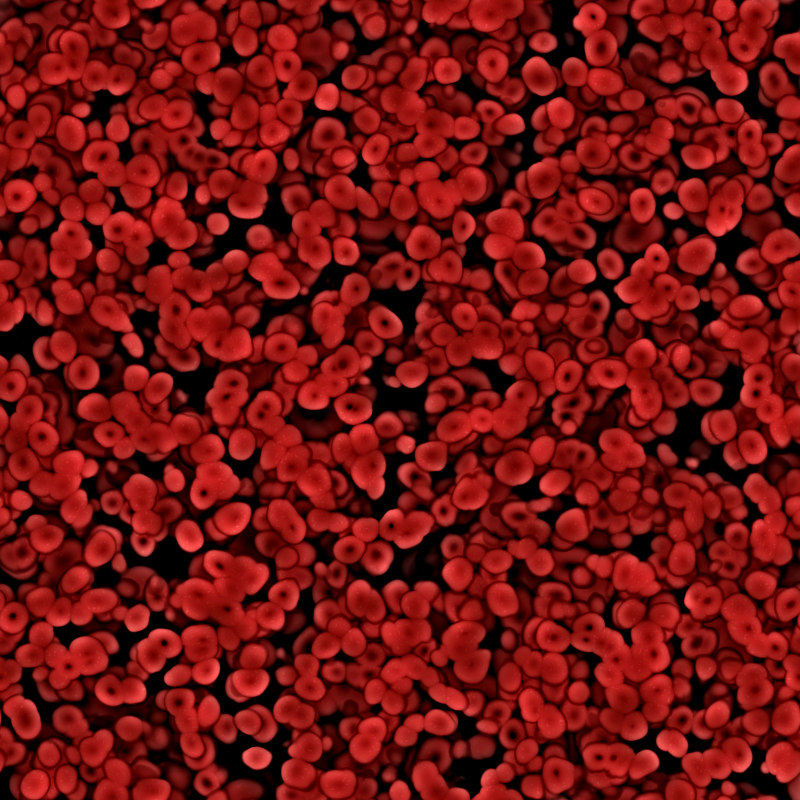
#> input picture Images/bloodcells-1.jpg, 4000 x 4000 px (shown at 1/5 size)
$ jupyter execute 'Reading images, splitting in OpenCV 6.ipynb'   (shell and % lines are left out)
#> lines starting #> are read from the running program, lines starting #| are printed output that depends on the picture
# Reading images, Splitting channels, Resizing using OpenCv

### OpenCv is used for many things, for example facial recognition, object detection, motion tracking, optical character recognition, etc.

### in open cv when we read color images , by default the convention is not RGB it is BGR

[cell 1]
# import some libraries
import numpy as np
import pandas as pd
import matplotlib.pyplot as plt

[cell 2]
# importing opencv library
import cv2

[cell 3]
# loading an image through opencv

img = cv2.imread("Images/bloodcells-1.jpg")
#> img is the input picture: shape (4000, 4000, 3); mean B, G, R 16.8, 18.8, 116.3

# printing shape of the image

print(img.shape)
#| (4000, 4000, 3)

[cell 4]
# now reading same image as gray
# here '0' is nothing but i am reading the 'RGB' image as gray level image.
img_as_gray = cv2.imread("Images/bloodcells-1.jpg", 0)
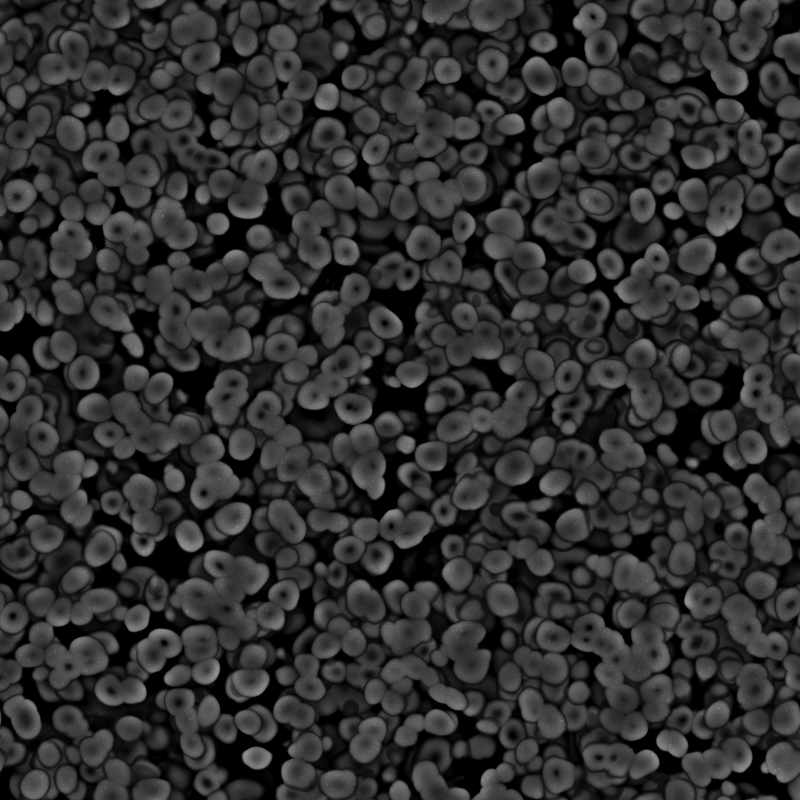
#> img_as_gray: shape (4000, 4000) (shown at 1/5 size); min 0, max 153, mean 47.7

# printing shape of the image

print(img_as_gray.shape)
#| (4000, 4000)

[cell 5]
# load 'rgby.jpg' in color format

img_rgby = cv2.imread("Images/RGBY1.jpg")
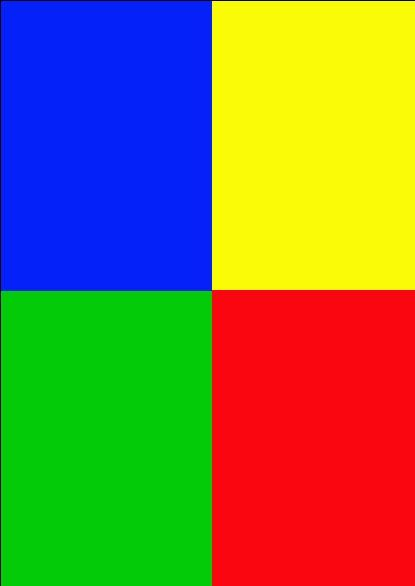
#> input picture Images/RGBY1.jpg, 415 x 586 px
#> img_rgby is the input picture: shape (586, 415, 3); mean B, G, R 70.6, 122.3, 124.1

# print image shape
print(img_rgby.shape)
#| (586, 415, 3)

# show image
cv2.imshow("original image",img_rgby)
cv2.waitKey(0)
cv2.destroyAllWindows()

[cell 6]
# print pixel values of individual
print("Top left", img_rgby[0,0])
#| Top left [38  3  0]

print("Top right", img_rgby[0,400])
#| Top right [ 0 20 21]

print("Bottom left", img_rgby[580,0])
#| Bottom left [ 0 55  0]

print("Bottom right", img_rgby[580,400])
#| Bottom right [ 16   6 250]

[cell 7]
# split and merging

blue = img_rgby[:, :, 0] # show only blue BGR B=0
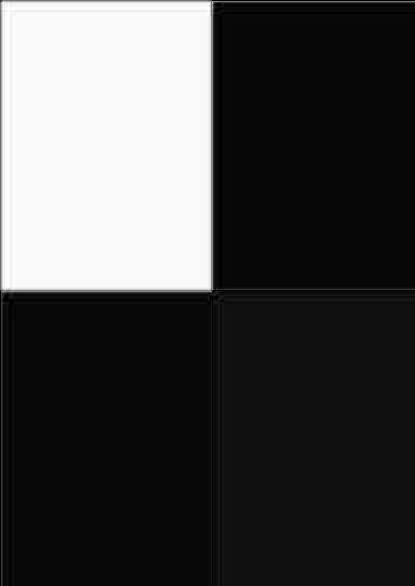
#> blue: shape (586, 415); min 0, max 255, mean 70.6
green = img_rgby[:, :, 1] # show only green
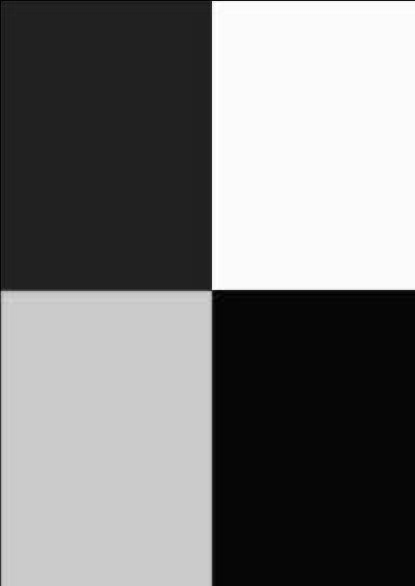
#> green: shape (586, 415); min 0, max 255, mean 122.3
red = img_rgby[:, :, 2] # show only red
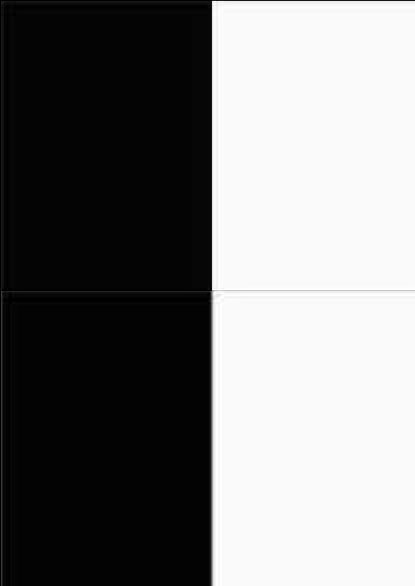
#> red: shape (586, 415); min 0, max 255, mean 124.1

cv2.imshow("original image", img_rgby)
cv2.imshow("blue pixel", blue)
cv2.imshow("green pixel", green)
cv2.imshow("red pixel", red)
cv2.waitKey(0)
cv2.destroyAllWindows()

[cell 8]
# split using split function
blue, green, red = cv2.split(img_rgby)

cv2.imshow("original image", img_rgby)
cv2.imshow("blue pixel", blue)
cv2.imshow("green pixel", green)
cv2.imshow("red pixel", red)
cv2.waitKey(0)
cv2.destroyAllWindows()

[cell 9]
# merge image
blue, green, red = cv2.split(img_rgby)

image_merged = cv2.merge((blue, green, red))
cv2.imshow("merged", image_merged)
cv2.waitKey(0)
cv2.destroyAllWindows()

[cell 10]
# resizing images
image = cv2.imread("Images/3.jpg.jpg")
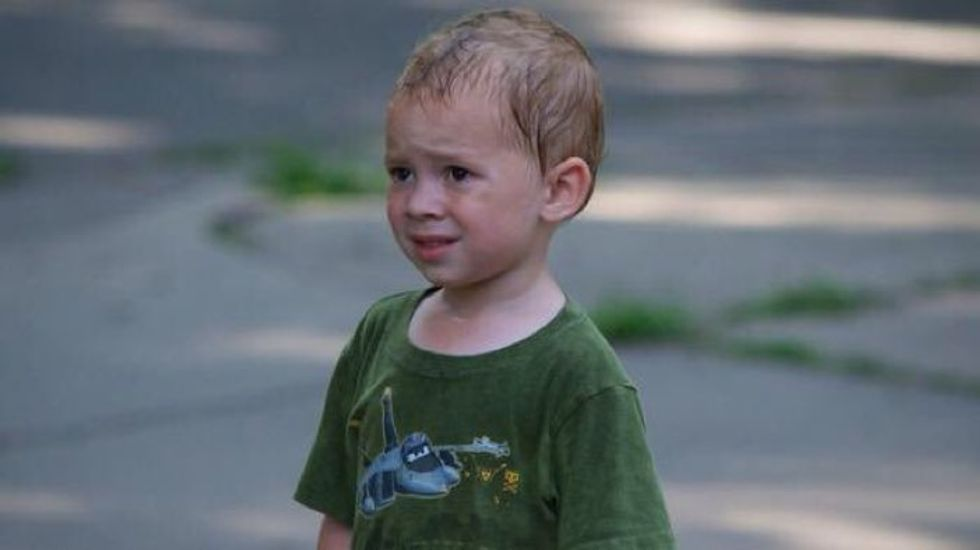
#> input picture Images/3.jpg.jpg, 980 x 550 px
#> image is the input picture: shape (550, 980, 3); mean B, G, R 115.4, 110.1, 102.4
resized = cv2.resize(image, None, fx=2, fy=2, interpolation=cv2.INTER_CUBIC)
cv2.imshow("original image", image)
cv2.imshow("resized image", resized)
cv2.waitKey(0)
cv2.destroyWindow()
